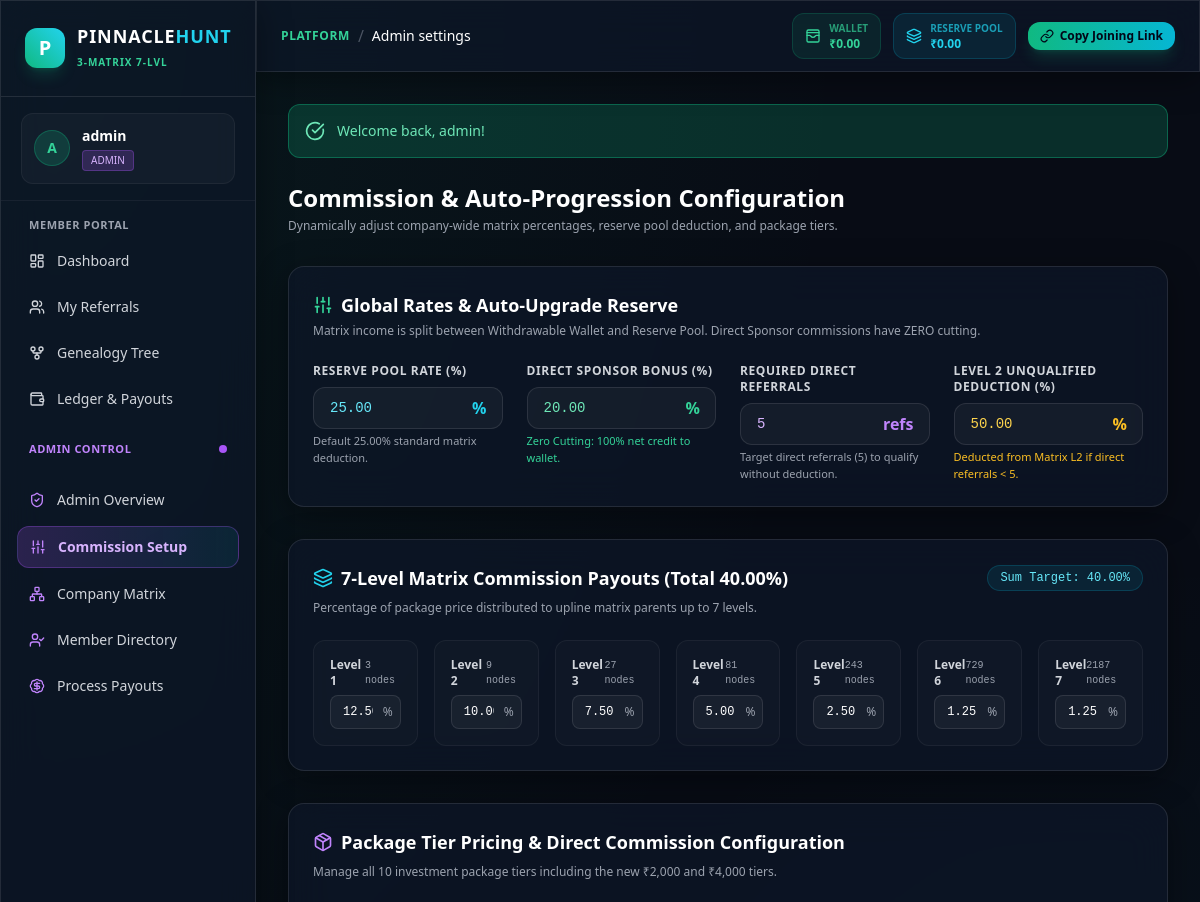
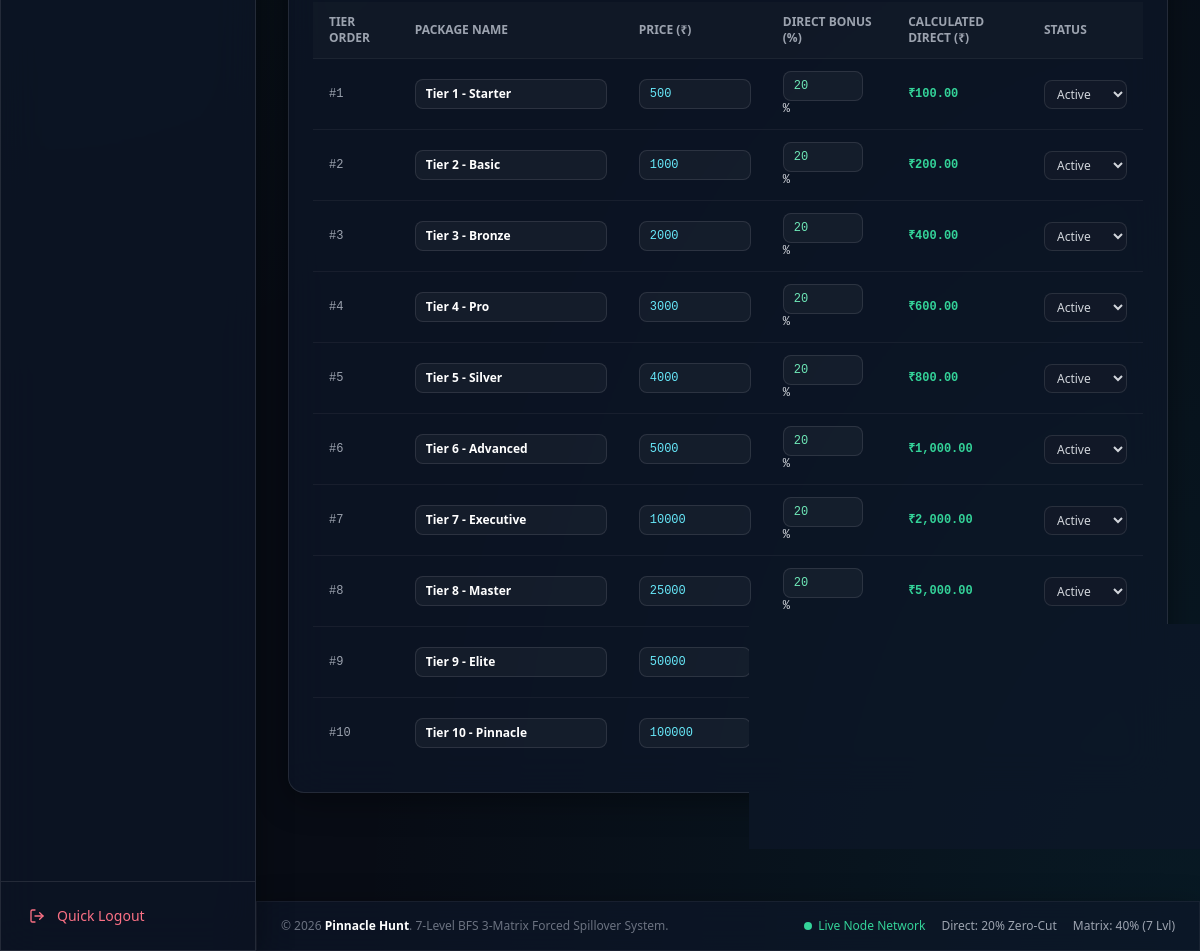
Screenshot of /?page=admin_settings (signed in) with the database file from the repository (2 pictures, top to bottom).
### tables this page shows
CREATE TABLE users (
    id INT UNSIGNED AUTO_INCREMENT PRIMARY KEY,
    username VARCHAR(50) NOT NULL UNIQUE,
    email VARCHAR(100) NOT NULL UNIQUE,
    password VARCHAR(255) NOT NULL,
    full_name VARCHAR(100) NOT NULL,
    phone VARCHAR(20) NOT NULL,
    role ENUM('user', 'admin') NOT NULL DEFAULT 'user',
    sponsor_id INT UNSIGNED NULL,
    wallet_balance DECIMAL(15, 2) NOT NULL DEFAULT 0.00,
    reserve_balance DECIMAL(15, 2) NOT NULL DEFAULT 0.00,
    status ENUM('active', 'inactive', 'suspended') NOT NULL DEFAULT 'active',
    created_at TIMESTAMP DEFAULT CURRENT_TIMESTAMP,
    CONSTRAINT fk_users_sponsor FOREIGN KEY (sponsor_id) REFERENCES users(id) ON DELETE SET NULL
);

CREATE TABLE packages (
    id INT UNSIGNED AUTO_INCREMENT PRIMARY KEY,
    name VARCHAR(50) NOT NULL,
    price DECIMAL(15, 2) NOT NULL,
    direct_commission_percent DECIMAL(5, 2) NOT NULL DEFAULT 20.00,
    sort_order INT UNSIGNED NOT NULL DEFAULT 1,
    status ENUM('active', 'inactive') NOT NULL DEFAULT 'active',
    created_at TIMESTAMP DEFAULT CURRENT_TIMESTAMP
);

### views/admin/settings.php (the view, shortened to what the rows shown need)
<?php
require_once __DIR__ . '/../layouts/header.php';
$packages = PackageService::getAll();
?>
<div class="mb-8">
    <h2 class="text-2xl font-black text-white">Commission & Auto-Progression Configuration</h2>
</div>
<form method="POST" action="?action=save_settings" class="space-y-8">
    <div class="glass-panel p-6 rounded-2xl border border-white/10">
        <div class="overflow-x-auto">
            <table class="w-full text-left text-sm text-gray-300">
                <thead class="text-xs text-gray-400 uppercase bg-white/[0.02] border-b border-white/5">
                    <tr>
                        <th class="py-3 px-4">Tier Order</th>
                        <th class="py-3 px-4">Package Name</th>
                        <th class="py-3 px-4">Price (₹)</th>
                        <th class="py-3 px-4">Direct Bonus (%)</th>
                        <th class="py-3 px-4">Calculated Direct (₹)</th>
                        <th class="py-3 px-4">Status</th>
                    </tr>
                </thead>
                <tbody class="divide-y divide-white/5 font-mono text-xs">
                    <?php foreach ($packages as $pkg): ?>
                        <tr>
                            <td class="py-3 px-4 text-gray-400">#<?= $pkg['sort_order'] ?></td>
                            <td class="py-3 px-4 font-sans font-bold text-white">
                                <input type="text" name="package_name[<?= $pkg['id'] ?>]" value="<?= htmlspecialchars($pkg['name']) ?>" required
                                    class="px-2.5 py-1.5 rounded-lg bg-white/[0.04] border border-white/10 text-white font-sans text-xs outline-none w-48">
                            </td>
                            <td class="py-3 px-4">
                                <input type="number" step="0.01" min="1" name="package_price[<?= $pkg['id'] ?>]" value="<?= (float)$pkg['price'] ?>" required
                                    class="px-2.5 py-1.5 rounded-lg bg-white/[0.04] border border-white/10 text-cyan-300 font-mono text-xs outline-none w-28">
                            </td>
                            <td class="py-3 px-4">
                                <input type="number" step="0.01" min="0" max="100" name="package_direct[<?= $pkg['id'] ?>]" value="<?= (float)$pkg['direct_commission_percent'] ?>" required
                                    class="px-2.5 py-1.5 rounded-lg bg-white/[0.04] border border-white/10 text-emerald-300 font-mono text-xs outline-none w-20"> %
                            </td>
                            <td class="py-3 px-4 text-emerald-400 font-bold">
                                ₹<?= number_format(((float)$pkg['price'] * (float)$pkg['direct_commission_percent']) / 100, 2) ?>
                            </td>
                            <td class="py-3 px-4 font-sans">
                                <select name="package_status[<?= $pkg['id'] ?>]" class="px-2 py-1 rounded-lg bg-gray-900 border border-white/10 text-xs">
                                    <option value="active" <?= $pkg['status'] === 'active' ? 'selected' : '' ?>>Active</option>
                                </select>
                            </td>
                        </tr>
                    <?php endforeach; ?>
                </tbody>
            </table>
        </div>
    </div>
</form>
<?php require_once __DIR__ . '/../layouts/footer.php'; ?>

### views/layouts/header.php (shortened to what the rows shown need)
<?php
$user = AuthService::getCurrentUser();
$currentPage = $_GET['page'] ?? 'dashboard';
?>
<!DOCTYPE html>
<html lang="en" class="dark">
<head>
    <script src="https://cdn.tailwindcss.com"></script>
</head>
<body class="min-h-screen antialiased flex flex-col">
<?php if ($user): ?>
    <aside id="sidebar" class="w-64 fixed left-0 top-0 bottom-0 z-50 glass-panel border-r border-white/10 flex flex-col transition-transform duration-300 -translate-x-full md:translate-x-0">
        <div class="px-6 py-6 border-b border-white/10 flex items-center justify-between">
            <a href="?page=dashboard" class="flex items-center space-x-3">
                <div class="w-10 h-10 rounded-xl bg-gradient-to-tr from-emerald-500 to-cyan-400 flex items-center justify-center font-black text-white text-xl shadow-lg shadow-emerald-500/20">
                    P
                </div>
                <div>
                    <div class="font-extrabold tracking-wider text-white text-lg leading-tight">PINNACLE<span class="text-cyan-400">HUNT</span></div>
                    <span class="text-[10px] text-emerald-400 font-semibold uppercase tracking-widest">3-Matrix 7-Lvl</span>
                </div>
            </a>
        </div>
        <div class="px-5 py-4 border-b border-white/5">
            <div class="p-3 rounded-xl bg-white/[0.03] border border-white/5 flex items-center space-x-3">
                <div class="w-9 h-9 rounded-full bg-emerald-500/20 border border-emerald-500/30 flex items-center justify-center font-bold text-emerald-400 text-sm">
                    <?= strtoupper(substr($user['username'], 0, 1)) ?>
                </div>
                <div class="overflow-hidden">
                    <p class="text-sm font-semibold text-white truncate"><?= htmlspecialchars($user['username']) ?></p>
                    <span class="inline-flex items-center px-2 py-0.5 rounded text-[10px] font-medium <?= $user['role'] === 'admin' ? 'bg-purple-500/20 text-purple-300 border border-purple-500/30' : 'bg-emerald-500/20 text-emerald-300 border border-emerald-500/30' ?>">
                        <?= strtoupper($user['role']) ?>
                    </span>
                </div>
            </div>
        </div>
        <nav class="flex-1 px-4 py-4 space-y-1.5 overflow-y-auto">
            <div class="text-[11px] font-semibold text-gray-400 uppercase tracking-wider px-3 mb-2">Member Portal</div>
            <a href="?page=dashboard" class="flex items-center space-x-3 px-3 py-2.5 rounded-xl text-sm font-medium transition <?= $currentPage === 'dashboard' ? 'bg-gradient-to-r from-emerald-500/20 to-cyan-500/10 text-emerald-300 border border-emerald-500/30 font-semibold' : 'text-gray-300 hover:bg-white/5 hover:text-white' ?>">
                <i data-lucide="layout-dashboard" class="w-4 h-4"></i>
                <span>Dashboard</span>
            </a>
            <a href="?page=referrals" class="flex items-center space-x-3 px-3 py-2.5 rounded-xl text-sm font-medium transition <?= $currentPage === 'referrals' ? 'bg-gradient-to-r from-emerald-500/20 to-cyan-500/10 text-emerald-300 border border-emerald-500/30 font-semibold' : 'text-gray-300 hover:bg-white/5 hover:text-white' ?>">
                <i data-lucide="users" class="w-4 h-4"></i>
                <span>My Referrals</span>
            </a>
            <a href="?page=genealogy" class="flex items-center space-x-3 px-3 py-2.5 rounded-xl text-sm font-medium transition <?= $currentPage === 'genealogy' ? 'bg-gradient-to-r from-emerald-500/20 to-cyan-500/10 text-emerald-300 border border-emerald-500/30 font-semibold' : 'text-gray-300 hover:bg-white/5 hover:text-white' ?>">
                <i data-lucide="git-fork" class="w-4 h-4"></i>
                <span>Genealogy Tree</span>
            </a>
            <a href="?page=ledger" class="flex items-center space-x-3 px-3 py-2.5 rounded-xl text-sm font-medium transition <?= $currentPage === 'ledger' ? 'bg-gradient-to-r from-emerald-500/20 to-cyan-500/10 text-emerald-300 border border-emerald-500/30 font-semibold' : 'text-gray-300 hover:bg-white/5 hover:text-white' ?>">
                <i data-lucide="wallet" class="w-4 h-4"></i>
                <span>Ledger & Payouts</span>
            </a>
            <?php if ($user['role'] === 'admin'): ?>
                <div class="pt-4 pb-2">
                    <div class="text-[11px] font-semibold text-purple-400 uppercase tracking-wider px-3 mb-2 flex items-center justify-between">
                        <span>Admin Control</span>
                        <span class="w-2 h-2 rounded-full bg-purple-500 animate-pulse"></span>
                    </div>
                </div>
                <a href="?page=admin_dashboard" class="flex items-center space-x-3 px-3 py-2.5 rounded-xl text-sm font-medium transition <?= $currentPage === 'admin_dashboard' ? 'bg-gradient-to-r from-purple-500/20 to-cyan-500/10 text-purple-300 border border-purple-500/30 font-semibold' : 'text-gray-300 hover:bg-white/5 hover:text-white' ?>">
                    <i data-lucide="shield-check" class="w-4 h-4 text-purple-400"></i>
                    <span>Admin Overview</span>
                </a>
                <a href="?page=admin_settings" class="flex items-center space-x-3 px-3 py-2.5 rounded-xl text-sm font-medium transition <?= $currentPage === 'admin_settings' ? 'bg-gradient-to-r from-purple-500/20 to-cyan-500/10 text-purple-300 border border-purple-500/30 font-semibold' : 'text-gray-300 hover:bg-white/5 hover:text-white' ?>">
                    <i data-lucide="sliders" class="w-4 h-4 text-purple-400"></i>
                    <span>Commission Setup</span>
                </a>
                <a href="?page=admin_matrix_tree" class="flex items-center space-x-3 px-3 py-2.5 rounded-xl text-sm font-medium transition <?= $currentPage === 'admin_matrix_tree' ? 'bg-gradient-to-r from-purple-500/20 to-cyan-500/10 text-purple-300 border border-purple-500/30 font-semibold' : 'text-gray-300 hover:bg-white/5 hover:text-white' ?>">
                    <i data-lucide="network" class="w-4 h-4 text-purple-400"></i>
                    <span>Company Matrix</span>
                </a>
                <a href="?page=admin_members" class="flex items-center space-x-3 px-3 py-2.5 rounded-xl text-sm font-medium transition <?= $currentPage === 'admin_members' ? 'bg-gradient-to-r from-purple-500/20 to-cyan-500/10 text-purple-300 border border-purple-500/30 font-semibold' : 'text-gray-300 hover:bg-white/5 hover:text-white' ?>">
                    <i data-lucide="user-check" class="w-4 h-4 text-purple-400"></i>
                    <span>Member Directory</span>
                </a>
                <a href="?page=admin_withdrawals" class="flex items-center space-x-3 px-3 py-2.5 rounded-xl text-sm font-medium transition <?= $currentPage === 'admin_withdrawals' ? 'bg-gradient-to-r from-purple-500/20 to-cyan-500/10 text-purple-300 border border-purple-500/30 font-semibold' : 'text-gray-300 hover:bg-white/5 hover:text-white' ?>">
                    <i data-lucide="badge-dollar-sign" class="w-4 h-4 text-purple-400"></i>
                    <span>Process Payouts</span>
                </a>
            <?php endif; ?>
        </nav>
        <div class="p-4 border-t border-white/10">
            <a href="?action=logout" class="flex items-center space-x-3 px-3 py-2 rounded-xl text-sm font-medium text-rose-400 hover:bg-rose-500/10 transition">
                <i data-lucide="log-out" class="w-4 h-4"></i>
                <span>Quick Logout</span>
            </a>
        </div>
    </aside>
    <div class="md:ml-64 flex-1 flex flex-col min-h-screen pt-14 md:pt-0">
        <header class="sticky top-0 z-30 glass-panel border-b border-white/10 px-6 py-3 flex flex-wrap items-center justify-between gap-4">
            <div class="flex items-center space-x-2">
                <span class="text-xs uppercase tracking-wider text-emerald-400 font-bold">Platform</span>
                <span class="text-gray-600">/</span>
                <span class="text-sm font-medium text-white"><?= ucfirst(str_replace('_', ' ', $currentPage)) ?></span>
            </div>
            <div class="flex items-center flex-wrap gap-3">
                <div class="flex items-center space-x-2 px-3 py-1.5 rounded-xl bg-emerald-500/10 border border-emerald-500/20 text-emerald-400">
                    <i data-lucide="wallet-cards" class="w-4 h-4"></i>
                    <div class="text-xs">
                        <span class="text-emerald-400/70 block text-[10px] uppercase font-bold">Wallet</span>
                        <span class="font-bold">₹<?= number_format((float)$user['wallet_balance'], 2) ?></span>
                    </div>
                </div>
                <div class="flex items-center space-x-2 px-3 py-1.5 rounded-xl bg-cyan-500/10 border border-cyan-500/20 text-cyan-400">
                    <i data-lucide="layers" class="w-4 h-4"></i>
                    <div class="text-xs">
                        <span class="text-cyan-400/70 block text-[10px] uppercase font-bold">Reserve Pool</span>
                        <span class="font-bold">₹<?= number_format((float)$user['reserve_balance'], 2) ?></span>
                    </div>
                </div>
                <?php
                $protocol = (!empty($_SERVER['HTTPS']) && $_SERVER['HTTPS'] !== 'off' || $_SERVER['SERVER_PORT'] == 443) ? "https://" : "http://";
                $domainName = $_SERVER['HTTP_HOST'];
                $joinLink = $protocol . $domainName . "/?page=register&ref=" . urlencode($user['username']);
                ?>
                <button onclick="copyJoinLink('<?= htmlspecialchars($joinLink) ?>')" class="inline-flex items-center space-x-1.5 px-3 py-1.5 rounded-xl bg-gradient-to-r from-emerald-500 to-cyan-500 hover:from-emerald-400 hover:to-cyan-400 text-slate-950 font-bold text-xs shadow-lg shadow-emerald-500/20 transition">
                    <i data-lucide="link" class="w-3.5 h-3.5"></i>
                    <span id="copyBtnText">Copy Joining Link</span>
                </button>
            </div>
        </header>
        <main class="flex-1 p-4 md:p-8 max-w-7xl w-full mx-auto">
            <?php if (!empty($_SESSION['flash_success'])): ?>
                <div class="mb-6 p-4 rounded-xl bg-emerald-500/20 border border-emerald-500/40 text-emerald-300 flex items-center space-x-3">
                    <i data-lucide="check-circle" class="w-5 h-5 flex-shrink-0"></i>
                    <span class="text-sm font-medium"><?= htmlspecialchars($_SESSION['flash_success']) ?></span>
                </div>
            <?php endif; ?>
<?php endif; ?>

### rows the page displays
users: username "A", username "admin", role "ADMIN", wallet_balance "0.00", reserve_balance "0.00"
packages: sort_order "1", name "Tier 1 - Starter", price "500", direct_commission_percent "20", price+direct_commission_percent "100.00", status+id "Active"
packages: sort_order "2", name "Tier 2 - Basic", price "1000", direct_commission_percent "20", price+direct_commission_percent "200.00", status+id "Active"
packages: sort_order "3", name "Tier 3 - Bronze", price "2000", direct_commission_percent "20", price+direct_commission_percent "400.00", status+id "Active"
packages: sort_order "4", name "Tier 4 - Pro", price "3000", direct_commission_percent "20", price+direct_commission_percent "600.00", status+id "Active"
packages: sort_order "5", name "Tier 5 - Silver", price "4000", direct_commission_percent "20", price+direct_commission_percent "800.00", status+id "Active"
packages: sort_order "6", name "Tier 6 - Advanced", price "5000", direct_commission_percent "20", price+direct_commission_percent "1,000.00", status+id "Active"
packages: sort_order "7", name "Tier 7 - Executive", price "10000", direct_commission_percent "20", price+direct_commission_percent "2,000.00", status+id "Active"
packages: sort_order "8", name "Tier 8 - Master", price "25000", direct_commission_percent "20", price+direct_commission_percent "5,000.00", status+id "Active"
packages: sort_order "9", name "Tier 9 - Elite", price "50000", direct_commission_percent "20", status+id "Active"
packages: sort_order "10", name "Tier 10 - Pinnacle", price "100000", direct_commission_percent "20", status+id "Active"

### other values shown
str_replace('_', ' ', $currentPage) "Admin settings"
$_SESSION['flash_success'] "Welcome back, admin!"
$nodeCapacities[$i] "3"
$nodeCapacities[$i] "9"
$nodeCapacities[$i] "27"
$nodeCapacities[$i] "81"
$nodeCapacities[$i] "243"
$nodeCapacities[$i] "729"
$nodeCapacities[$i] "2187"
